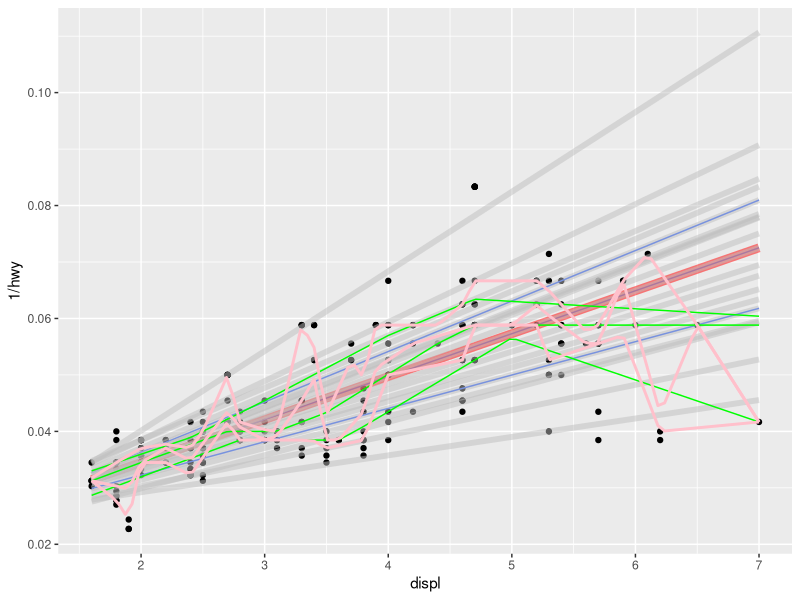

The R source for this figure:
## ---- chunk 1
knitr::opts_chunk$set(echo = TRUE)
## ---- chunk 2
library(ggplot2)
q10 <- seq(0.05, 0.95, by = 0.05)
m <- ggplot(mpg, aes(displ, 1 / hwy)) + geom_point()
m + geom_quantile() +
  geom_quantile(
    quantiles = 0.5,
    colour = "red",
    alpha = 0.5,
    size = 3
  ) +
  geom_quantile(quantiles = q10,colour = "grey",alpha = 0.5,size =2) +
  geom_quantile(method = "rqss",colour = "green") +
  geom_quantile(method = "rqss", lambda = 0.1,colour = "pink",size = 1)
